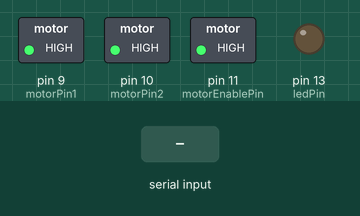
Simulated run of this sketch. Board: Arduino Uno, built with avr-gcc and run on an emulated ATmega328P. Shown: switched loads named in the sketch (green lamp = pin HIGH), output pins drawn as LEDs (lit = HIGH). The test bench sets the inputs (shaded band).

Above: at 1.2 s.
1.3 s: "d" received over Serial
At 1.8 s:
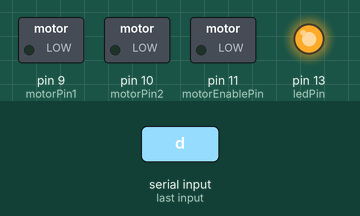
2.8 s: "o" received over Serial
At 4.2 s:
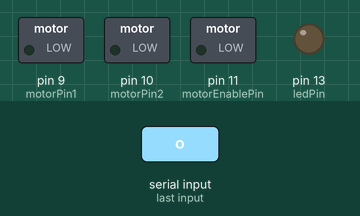
Timing chart, 0 to 5.8 s (numbered marks = the images above; inputs shaded):
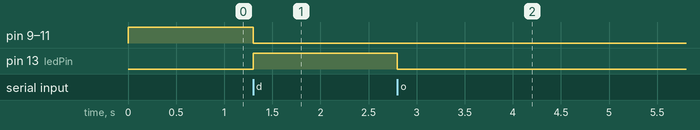

The sketch:

serial.ino
```cpp
const int ledPin = 13;            // LED connected to digital pin 13
const int motorPin1 = 9;          // Motor driver input pin 1
const int motorPin2 = 10;         // Motor driver input pin 2
const int motorEnablePin = 11;    // Motor driver enable pin

bool ledState = false;            // LED state
bool motorState = false;          // Motor state

unsigned long alertStartTime = 0; // Variable to store alert start time

void setup() {
  pinMode(ledPin, OUTPUT);        // Set the LED pin as an output
  pinMode(motorPin1, OUTPUT);     // Set the motor input pins as outputs
  pinMode(motorPin2, OUTPUT);
  pinMode(motorEnablePin, OUTPUT);// Set the motor enable pin as an output
  digitalWrite(ledPin, LOW);      // Ensure LED is initially off
  digitalWrite(motorPin1, HIGH);   // Ensure motor is initially off
  digitalWrite(motorPin2, HIGH);
  digitalWrite(motorEnablePin, HIGH); // Disable the motor initially
  Serial.begin(9600);             // Initialize serial communication
}

void loop() {
  if (Serial.available() > 0) {   // Check if data is available to read from serial
    char receivedChar = Serial.read();  // Read the incoming byte
    if (receivedChar == 'd') {     // If 'd' is received from Python
      digitalWrite(ledPin, HIGH);  // Turn on the LED
      ledState = true;
      digitalWrite(motorPin1, LOW);   // Ensure motor is off
      digitalWrite(motorPin2, LOW);
      digitalWrite(motorEnablePin, LOW);

      alertStartTime = millis();    // Record alert start time
    } else if (receivedChar == 'o') { // If 'o' is received from Python
      digitalWrite(ledPin, LOW);    // Turn off the LED
      ledState = false;
    }
  }

  // Check if alert has been active for more than 10 seconds and turn off motor
  if (ledState && millis() - alertStartTime >= 10000) {
    delay(1500);
    digitalWrite(ledPin, LOW);      // Turn off the LED
    ledState = false;
    digitalWrite(motorPin1, HIGH);   // Ensure motor is initially off
    digitalWrite(motorPin2, HIGH);
    digitalWrite(motorEnablePin, HIGH);

    motorState = false;
  }
}
```

Measured:
- after the input at 1.3 s, pin 9 (motorPin1), pin 10 (motorPin2), pin 11 (motorEnablePin): HIGH → LOW at once; pin 13 (ledPin): LOW → HIGH at once
- after the input at 2.8 s, pin 13 (ledPin): HIGH → LOW at once
